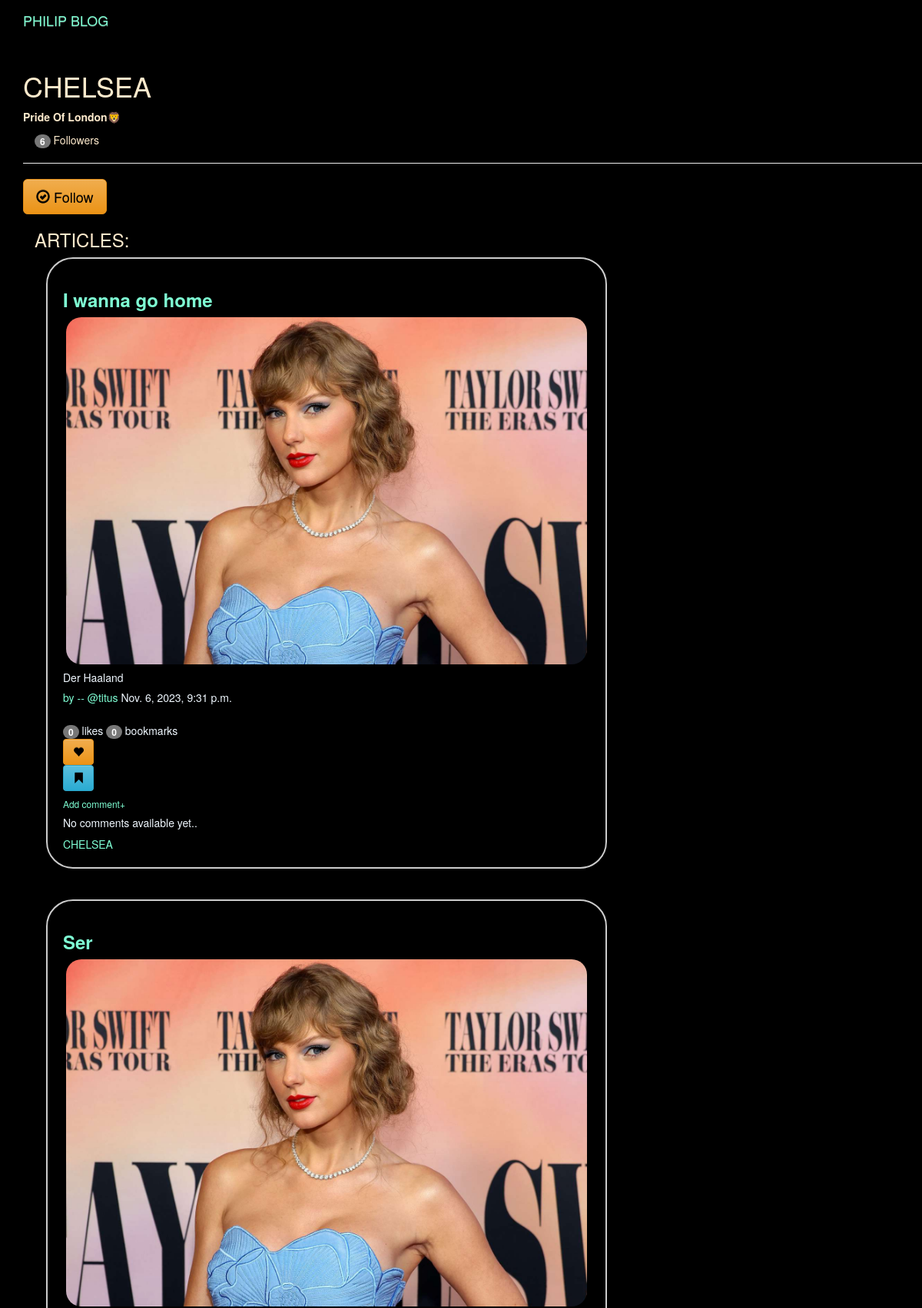
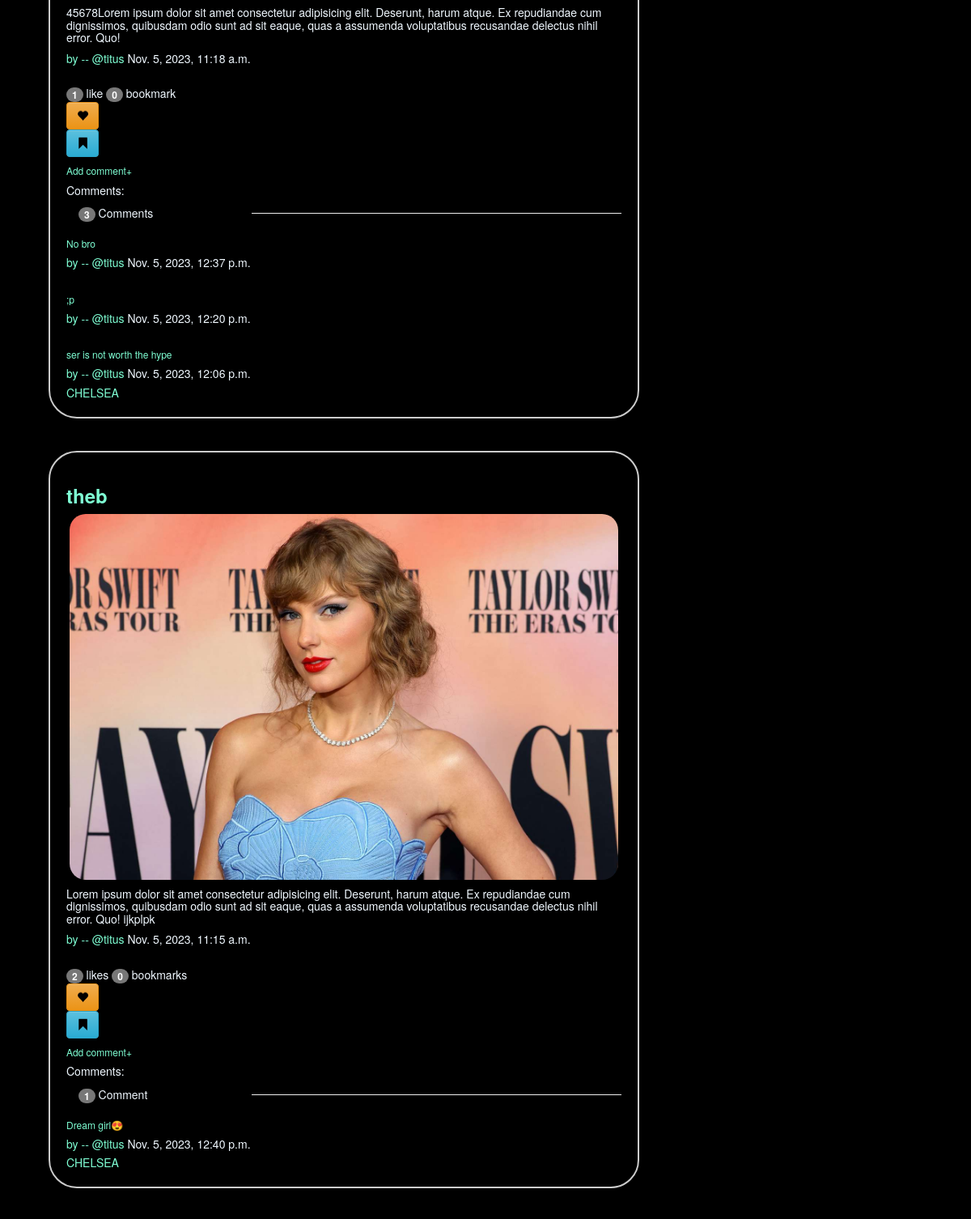
Screenshot of /groups/posts/in/chelsea/ (upper part) with the database file from the repository (2 pictures, top to bottom).
### groups/models.py (models this page shows, shortened)
class Group(models.Model):
    name = models.CharField(max_length=255, unique=True)
    slug = models.SlugField(allow_unicode=True, unique=True)
    description = models.TextField(blank=True, default='')
    description_html = models.TextField(editable=False, default='', blank=True)
    members = models.ManyToManyField(User, through="GroupMember")
    class Meta:
        ordering = ["name"]

### articles/models.py (models this page shows, shortened)
class Article(models.Model):
    title = models.CharField(max_length=265)
    message = models.TextField(max_length=264)
    image = models.ImageField(upload_to='articles/', default='swift.jpg')
    user = models.ForeignKey(User, related_name="articles", on_delete=models.CASCADE)
    created_date = models.DateTimeField(auto_now=True)
    message_html = models.TextField(editable=False)
    group = models.ForeignKey(Group, related_name="articles", on_delete=models.CASCADE)
    @property
    def total_likes(self):
        return Like.objects.filter(article=self).count()
    class Meta:
        ordering = ['-created_date']
        unique_together = ('user', 'message')
    @property
    def total_bookmarks(self):
        return Bookmark.objects.filter(article=self).count()
    class Meta:
        ordering = ['-created_date']
        unique_together = ('user', 'message')

### posts/models.py (models this page shows, shortened)
class Post(models.Model):
    user = models.ForeignKey(User, related_name='posts',on_delete=models.CASCADE)
    created_at = models.DateTimeField(auto_now=True)
    message = models.TextField()
    message_html = models.TextField(editable=False)
    article = models.ForeignKey(Article,related_name='posts',on_delete=models.CASCADE,null=True,blank=True)
    class Meta:
        ordering = ['-created_at']
        unique_together = ('user','message')

### groups/views.py (the view)
# urls.py: re_path(r'^posts/in/(?P<slug>[-\w]+)/$', views.SingleGroup.as_view(), name='single'),
class SingleGroup(generic.DetailView):
    model = Group

### groups/templates/groups/group_detail.html
{% extends "groups/group_base.html" %}
{% block pregroup %}
<h1 class="gdtitle">{{group.name}}</h1>
<p class="gddesc"><strong>   {{ group.description }}</strong></p>
<div class="col-md-4">
	<span class="badge">{{ group.members.count }}</span> Follower{{ group.members.count|pluralize }}
</div>
<br>
<hr>
  <div class="content">
				{% if user in group.members.all %}
					<a href="{% url 'groups:leave' slug=group.slug %}" class="btn btn-lg btn-fill btn-warning"><span class="glyphicon glyphicon-remove-circle"></span> Unfollow</a>
				{% else %}
					<a href="{% url 'groups:join' slug=group.slug %}" class="btn btn-lg btn-fill btn-warning"><span class="glyphicon glyphicon-ok-circle"></span> Follow</a>
				{% endif %}
</div>
{% endblock %}
{% block group_content %}
<div class="container-fluid">
<div>
	<h3>ARTICLES: </h3>
	{% if group.articles.count == 0 %}
	<h2>NO ARTCILES YET  </h2>
	{% else %}
	{% for article in group.articles.all %}
	{% include "articles/_article.html" %}
	{% endfor %}
	{% endif %}
</div>
</div>
{% endblock %}

### groups/templates/groups/group_base.html (shortened to what this page needs)
{% extends 'base.html' %}
{% block content %}
<div class="container">
    <div class="row">
        {% block pregroup %}{% endblock %}
        {% block group_content %}{% endblock %}
    </div>
</div>
{% endblock %}

### templates/base.html (shortened to what this page needs)
<!DOCTYPE html>
{% load static %}
<html>
  <head>
    <link rel="stylesheet" href="https://maxcdn.bootstrapcdn.com/bootstrap/3.3.7/css/bootstrap.min.css">
    <link rel="stylesheet" href="https://maxcdn.bootstrapcdn.com/bootstrap/3.3.7/css/bootstrap-theme.min.css">
  </head>
  <body>
    <nav class="navbar  mynav" role="navigation" id="navbar">
    			<div class="container">
            <a class="navbar-brand mynav" href="{% url 'home' %}">PHILIP BLOG</a>
    			</div>
    		</nav>
        <div class="container mycontent">
          {% block content %}
          {% endblock %}
        </div>
<link rel="stylesheet" href="{% static 'footballnews/css/master.css'%}">
  </body>
</html>

### articles/templates/articles/_article.html (shortened to what this page needs)
{% block article_content %}
<div class="col-md-8 carder">
<div class="card mb-4 custom-card" style="border: 2px solid #ccc; width: auto; margin: 0 auto;">
    <div class="card-body">
        <h3 class="card-title">
            <strong><a href="{% url 'articles:single' username=article.user.username pk=article.pk %}">{{ article.title|safe }}</a></strong>
        </h3>
        <div class="image-container text-center my-5">
            <img src="{{ article.image.url }}" alt="{{ article.title }}" class="img-fluid image" style="width: 678px"/>
        </div>
        <h5 class="card-text">{{ article.message_html|safe }}</h5>
        <div class="media-body">
            <h5 class="media-heading">
                <span class="username">
                    <a href="{% url 'articles:for_user' username=article.user.username %}">by -- @{{ article.user.username }}</a>
                </span>
                <time class="time">{{ article.created_date }}</time>
            </h5>
            <br>
            <span class="badge">{{ article.total_likes }}</span> like{{ article.total_likes|pluralize }}
            <span class="badge">{{ article.total_bookmarks }}</span> bookmark{{ article.total_likes|pluralize }}
            <br>
        </div>
    </div>
    <form method="post" action="{% url 'articles:like_article' article.pk %}">
        <button type="submit" class="btn btn-warning">
            <span class="glyphicon glyphicon-heart"></span>
        </button>
    </form>
    <form method="post" action="{% url 'articles:bookmark_article' article.pk %}">
        <button type="submit" class="btn btn-info">
            <span class="glyphicon glyphicon-bookmark"></span>
        </button>
    </form>
    <div class="card-footer">
        {% if article.posts.count == 0 %}
<h6><a href="{% url 'posts:specific' article_id=article.pk %}">Add comment+</a></h6>
            <h5>No comments available yet..</h5>
        {% else %}
<h6><a href="{% url 'posts:specific' article_id=article.pk %}">Add comment+</a></h6>
            <h5>Comments:</h5>
            <div class="col-md-4">
                <span class="badge">{{ article.posts.count }}</span> Comment{{ article.posts.count|pluralize }}
            </div>
            <hr>
            {% for post in article.posts.all %}
                {% include "posts/_post.html" %}
            {% endfor %}
        {% endif %}
        {% if article.group %}
            <span class="group-name">
                 <a href="{% url 'groups:single' slug=article.group.slug %}">{{ article.group.name }}</a>
            </span>
    {% endif %}
    </div>
</div>
<br>
<br>
</div>
<br>
<br>
<br>
<br>
<br>
<br>
{% endblock %}

### posts/templates/posts/_post.html (shortened to what this page needs)
<div class="post media">
	<h6><a href="{% url 'posts:single' username=post.user.username pk=post.pk %}">{{ post.message_html|safe }}</a></h6>
	<div class="media-body">
		<h5 class="media-heading">
			<span class="username"><a href="{% url 'posts:for_user' username=post.user.username %}">by -- @{{ post.user.username }}</a></span>
			<time class="time">{{ post.created_at }}</time>
		</h5>
	</div>
</div>

### static/footballnews/css/master.css (style rules this page uses)
body { background-color: black; color: blanchedalmond; }
a { color:aquamarine; }
.btn { background-color: bisque; color: black; }
.custom-card { background-color: #000000; border-radius: 35px; padding: 20px; justify-content: center; box-shadow: 0 4px 8px 0 rgba(0, 0, 0, 0.2); color: aliceblue; word-spacing: normal; height:min-content; }
.image { width:fit-content; border-radius: 20px; }

### rows the page displays
Group: name "CHELSEA", description "Pride Of London🦁", members.count "6"
Article: title "I wanna go home", image (picture), message_html "Der Haaland", user.username "titus", created_date "Nov. 6, 2023, 9:31 p.m.", total_likes "0", total_bookmarks "0", shows "Add comment+", group.name "CHELSEA"
Article: title "Ser", image (picture), message_html "45678Lorem ipsum dolor sit amet consectetur adipisicing elit. Deserunt, harum atque. Ex repudiandae cum dignissimos, quibusdam odio sunt ad sit eaque, quas a assumenda voluptatibus recusandae delectus nihil error. Quo!", user.username "titus", created_date "Nov. 5, 2023, 11:18 a.m.", total_likes "1", total_bookmarks "0", posts.count "3", group.name "CHELSEA"
Post: message_html "No bro", user.username "titus", created_at "Nov. 5, 2023, 12:37 p.m."
Post: message_html ";p", user.username "titus", created_at "Nov. 5, 2023, 12:20 p.m."
Post: message_html "ser is not worth the hype", user.username "titus", created_at "Nov. 5, 2023, 12:06 p.m."
Article: title "theb", image (picture), message_html "Lorem ipsum dolor sit amet consectetur adipisicing elit. Deserunt, harum atque. Ex repudiandae cum dignissimos, quibusdam odio sunt ad sit eaque, quas a assumenda voluptatibus recusandae delectus nihil error. Quo! ijkplpk", user.username "titus", created_date "Nov. 5, 2023, 11:15 a.m.", total_likes "2", total_bookmarks "0", posts.count "1", group.name "CHELSEA"
Post: message_html "Dream girl😍", user.username "titus", created_at "Nov. 5, 2023, 12:40 p.m."
